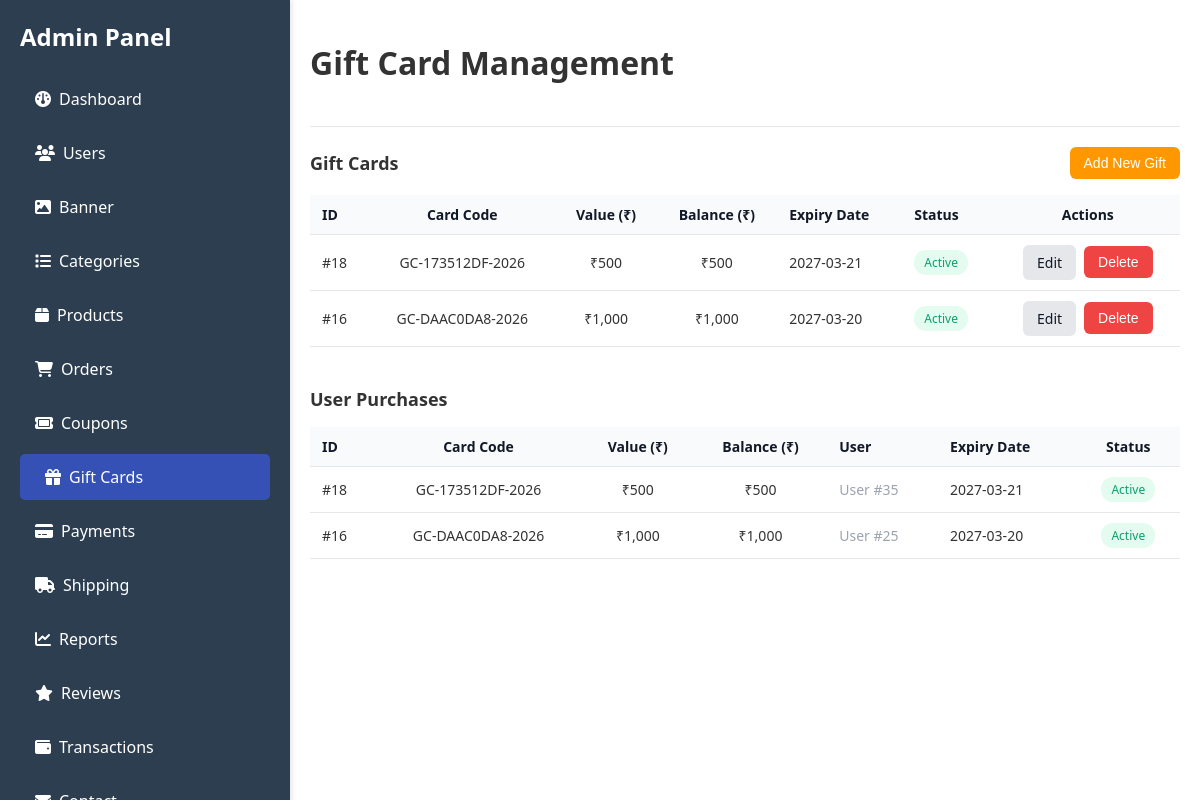
Screenshot of /admin/Gift.php with the database file from the repository.
### tables this page shows
CREATE TABLE `gift_cards` (
  `id` int NOT NULL,
  `card_code` varchar(20) NOT NULL,
  `amount` decimal(10,2) NOT NULL,
  `balance` decimal(10,2) NOT NULL,
  `status` enum('active','inactive','expired','used') NOT NULL DEFAULT 'active',
  `created_by` int DEFAULT NULL,
  `user_id` int DEFAULT NULL,
  `created_at` timestamp NULL DEFAULT CURRENT_TIMESTAMP,
  `updated_at` timestamp NULL DEFAULT CURRENT_TIMESTAMP ON UPDATE CURRENT_TIMESTAMP,
  `expiry_date` date DEFAULT NULL
);

### admin/Gift.php (the view, shortened to what this page needs)
<?php
include '../Database_file/config.php';
$gift_cards = [];
$result = $conn->query("SELECT * FROM gift_cards ORDER BY id DESC");
if ($result) {
    while ($row = $result->fetch_assoc()) {
        $gift_cards[] = $row;
    }
}
$user_purchases = [];
$purchase_result = $conn->query("SELECT g.*, u.full_name as user_name, u.email as user_email
    FROM gift_cards g
    LEFT JOIN users u ON g.user_id = u.id
    WHERE g.user_id IS NOT NULL
    ORDER BY g.id DESC");
if ($purchase_result) {
    while ($row = $purchase_result->fetch_assoc()) {
        $user_purchases[] = $row;
    }
}
?>
<!DOCTYPE html>
<html lang="en">
<head>
    <link rel="stylesheet" href="../admin/css/style.css">
    <link rel="stylesheet" href="https://cdnjs.cloudflare.com/ajax/libs/font-awesome/6.5.1/css/all.min.css"
 />
</head>
<body>
    <div class="container">
        <nav class="navbar" id="sidebarNav">
            <div class="navbar-header">
                <h2>Admin Panel</h2>
            </div>
            <ul>
              <li><a href="home.php"><i class="fa-solid fa-gauge" style="margin-right: 8px;"></i>Dashboard</a></li>
                <li><a href="users.php"><i class="fa-solid fa-users" style="margin-right: 8px;"></i>Users</a></li>
                <li><a href="banner.php"><i class="fa-solid fa-image" style="margin-right: 8px;"></i>Banner</a></li>
                <li><a href="categories.php"><i class="fa-solid fa-list" style="margin-right: 8px;"></i>Categories</a></li>
                <li><a href="products.php"><i class="fa-solid fa-box" style="margin-right: 8px;"></i>Products</a></li>
                <li><a href="orders.php"><i class="fa-solid fa-cart-shopping" style="margin-right: 8px;"></i>Orders</a></li>
                <li><a href="coupons.php"><i class="fa-solid fa-ticket" style="margin-right: 8px;"></i>Coupons</a></li>
                <li><a href="Gift.php"><i class="fa-solid fa-gift" style="margin-right: 8px;"></i>Gift Cards</a></li>
                <li><a href="payments.php"><i class="fa-solid fa-credit-card" style="margin-right: 8px;"></i>Payments</a></li>
                <li><a href="shipping.php"><i class="fa-solid fa-truck" style="margin-right: 8px;"></i>Shipping</a></li>
                <li><a href="reports.php"><i class="fa-solid fa-chart-line" style="margin-right: 8px;"></i>Reports</a></li>
                <li><a href="reviews.php"><i class="fa-solid fa-star" style="margin-right: 8px;"></i>Reviews</a></li>
                <li><a href="transactions.php"><i class="fa-solid fa-wallet" style="margin-right: 8px;"></i>Transactions</a></li>
                <li><a href="contact.php"><i class="fa-solid fa-envelope" style="margin-right: 8px;"></i>Contact</a></li>
            </ul>
        </nav>
        <main class="main-content">
            <header>
                <h1>Gift Card Management</h1>
            </header>
            <section class="gift-management">
                <div class="gift-management-header">
                    <h2>Gift Cards</h2>
                    <button id="openAddGift" class="btn btn-primary">Add New Gift</button>
                </div>
                <div class="table-responsive">
                    <table class="table">
                        <thead>
                            <tr>
                                <th>ID</th>
                                <th>Card Code</th>
                                <th>Value (₹)</th>
                                <th>Balance (₹)</th>
                                <th>Expiry Date</th>
                                <th>Status</th>
                                <th>Actions</th>
                            </tr>
                        </thead>
                        <tbody id="giftTableBody">
                            <?php if (empty($gift_cards)): ?>
                                <tr>
                                    <td colspan="7" style="text-align: center; padding: 40px;">
                                        <i class="fa-solid fa-gift" style="font-size: 32px; color: #9ca3af; margin-bottom: 10px;"></i>
                                        <p>No gift cards found. Add your first gift card!</p>
                                    </td>
                                </tr>
                            <?php else: ?>
                                <?php foreach ($gift_cards as $card): ?>
                                    <tr>
                                        <td>#<?php echo $card['id']; ?></td>
                                        <td><?php echo htmlspecialchars($card['card_code']); ?></td>
                                        <td>₹<?php echo number_format($card['amount'], 0); ?></td>
                                        <td>₹<?php echo number_format($card['balance'], 0); ?></td>
                                        <td><?php echo date('Y-m-d', strtotime($card['expiry_date'])); ?></td>
                                        <td>
                                            <?php
                                            $status_class = 'status-active';
                                            ?>
                                            <span class="status-pill <?php echo $status_class; ?>"><?php echo ucfirst($card['status']); ?></span>
                                        </td>
                                        <td>
                                            <div class="actions-cell" style="display: flex; justify-content: center; align-items: center; gap: 8px;"><a href="?edit_id=<?php echo $card['id']; ?>" class="btn btn-secondary">Edit</a><form method="POST" style="display: inline-flex; margin: 0; padding: 0;" onsubmit="return confirm('Delete this gift card?');"><input type="hidden" name="id" value="<?php echo $card['id']; ?>"><button type="submit" name="delete_gift_card" class="btn btn-danger">Delete</button></form></div>
                                        </td>
                                    </tr>
                                <?php endforeach; ?>
                            <?php endif; ?>
                        </tbody>
                    </table>
                </div>
            </section>
            <section class="gift-management user-purchases-section">
                <div class="gift-management-header">
                    <h2>User Purchases</h2>
                </div>
                <div class="table-responsive">
                    <table class="table">
                        <thead>
                            <tr>
                                <th>ID</th>
                                <th>Card Code</th>
                                <th>Value (₹)</th>
                                <th>Balance (₹)</th>
                                <th>User</th>
                                <th>Expiry Date</th>
                                <th>Status</th>
                            </tr>
                        </thead>
                        <tbody>
                            <?php if (empty($user_purchases)): ?>
                                <tr>
                                    <td colspan="7" style="text-align: center; padding: 40px;">
                                        <i class="fa-solid fa-users" style="font-size: 32px; color: #9ca3af; margin-bottom: 10px;"></i>
                                        <p>No user purchases yet.</p>
                                    </td>
                                </tr>
                            <?php else: ?>
                                <?php foreach ($user_purchases as $purchase): ?>
                                    <tr>
                                        <td>#<?php echo $purchase['id']; ?></td>
                                        <td><?php echo htmlspecialchars($purchase['card_code']); ?></td>
                                        <td>₹<?php echo number_format($purchase['amount'], 0); ?></td>
                                        <td>₹<?php echo number_format($purchase['balance'], 0); ?></td>
                                        <td>
                                            <?php if ($purchase['user_name']): ?>
                                                <strong><?php echo htmlspecialchars($purchase['user_name']); ?></strong><br>
                                                <small style="color: #6b7280;"><?php echo htmlspecialchars($purchase['user_email']); ?></small>
                                            <?php else: ?>
                                                <span style="color: #9ca3af;">User #<?php echo $purchase['user_id']; ?></span>
                                            <?php endif; ?>
                                        </td>
                                        <td><?php echo date('Y-m-d', strtotime($purchase['expiry_date'])); ?></td>
                                        <td>
                                            <?php
                                            $status_class = 'status-active';
                                            ?>
                                            <span class="status-pill <?php echo $status_class; ?>"><?php echo ucfirst($purchase['status']); ?></span>
                                        </td>
                                    </tr>
                                <?php endforeach; ?>
                            <?php endif; ?>
                        </tbody>
                    </table>
                </div>
            </section>
        </main>
    </div>
</body>
</html>

### admin/css/style.css (style rules this page uses)
body { font-family: 'Segoe UI', Tahoma, Geneva, Verdana, sans-serif; margin: 0; background-color: #ffffff; color: #333; }
.container { display: flex; }
.navbar { width: 290px; background-color: #2c3e50; color: white; height: 100vh; padding: 20px 0; box-shadow: 2px 0 5px rgba(0,0,0,0.1); position: fixed; top: 0; left: 0; overflow-y: auto; display: flex; flex-direction: column; }
.navbar-header { display: flex; justify-content: space-between; align-items: center; padding: 0 20px 15px; flex-shrink: 0; }
.navbar h2 { text-align: center; margin: 0; }
.navbar ul { list-style: none; padding: 0 20px 20px; margin: 0; flex: 1; }
.navbar ul li a { color: white; text-decoration: none; display: block; padding: 12px 15px; margin: 8px 0; border-radius: 5px; transition: background-color 0.3s ease, padding-left 0.3s ease; }
.navbar ul li a.active { background-color: #3551b5; padding-left: 25px; }
.main-content { flex-grow: 1; padding: 20px; margin-left: 290px; }
header { padding-bottom: 20px; border-bottom: 1px solid #e5e7eb; margin-bottom: 20px; }
.table { width: 100%; border-collapse: collapse; font-size: 14px; background-color: #ffffff; }
.table th, .table td { padding: 10px 12px; text-align: left; border-bottom: 1px solid #e5e7eb; }
.table th { background-color: #f9fafb; font-weight: 600; color: #111827; }
.status-pill { display: inline-block; padding: 4px 10px; border-radius: 999px; font-size: 12px; font-weight: 600; }

### admin/Gift.php (style rules this page uses)
.gift-management { margin-top: 10px; }
.gift-management-header { display: flex; justify-content: space-between; align-items: center; margin-bottom: 16px; gap: 12px; }
.gift-management-header h2 { margin: 0; font-size: 18px; }
.btn { display: inline-flex; align-items: center; justify-content: center; padding: 8px 14px; border-radius: 6px; border: none; font-size: 14px; cursor: pointer; font-weight: 500; text-decoration: none; transition: background-color 0.2s ease, box-shadow 0.2s ease, transform 0.1s ease; }
.btn-primary { background-color: #ff9800; color: #ffffff; }
.btn-secondary { background-color: #e5e7eb; color: #111827; text-decoration: none !important; border: none !important; }
.btn-danger { background-color: #ef4444; color: #ffffff; }
.status-pill { padding: 4px 10px; border-radius: 12px; font-size: 12px; font-weight: 500; }
.status-active { background-color: #e3fcef; color: #0e9f6e; }
.table th:nth-child(2), .table td:nth-child(2), .table th:nth-child(3), .table td:nth-child(3), .table th:nth-child(4), .table td:nth-child(4) { text-align: center; }
.table th:last-child, .table td:last-child { text-align: center; white-space: nowrap; }
.actions-cell { display: flex; justify-content: center; align-items: center; gap: 8px; flex-wrap: nowrap; }
.actions-cell a, .actions-cell form { display: inline-flex; margin: 0; }
.user-purchases-section { margin-top: 40px; }

### rows the page displays
gift_cards: id "18", card_code "GC-173512DF-2026", amount "500", balance "500", expiry_date "2027-03-21", status "Active", user "35"
gift_cards: id "16", card_code "GC-DAAC0DA8-2026", amount "1,000", balance "1,000", expiry_date "2027-03-20", status "Active", user "25"
